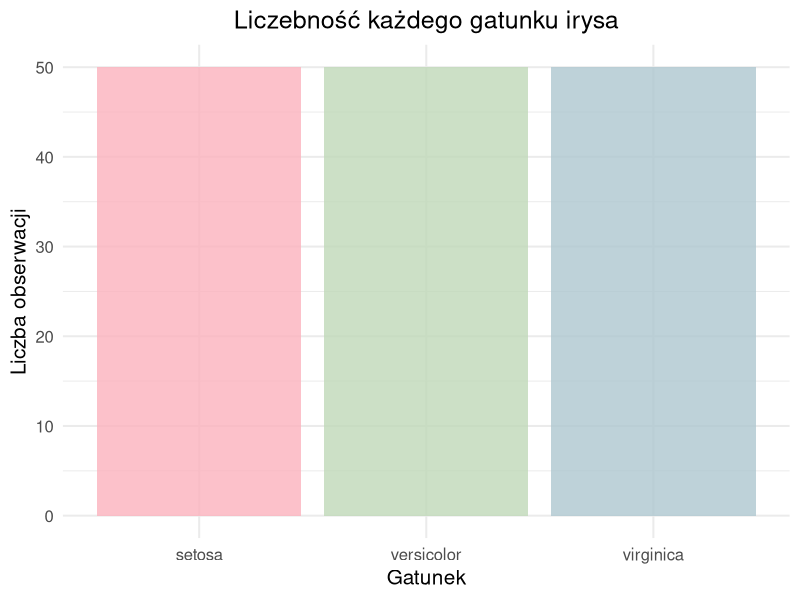
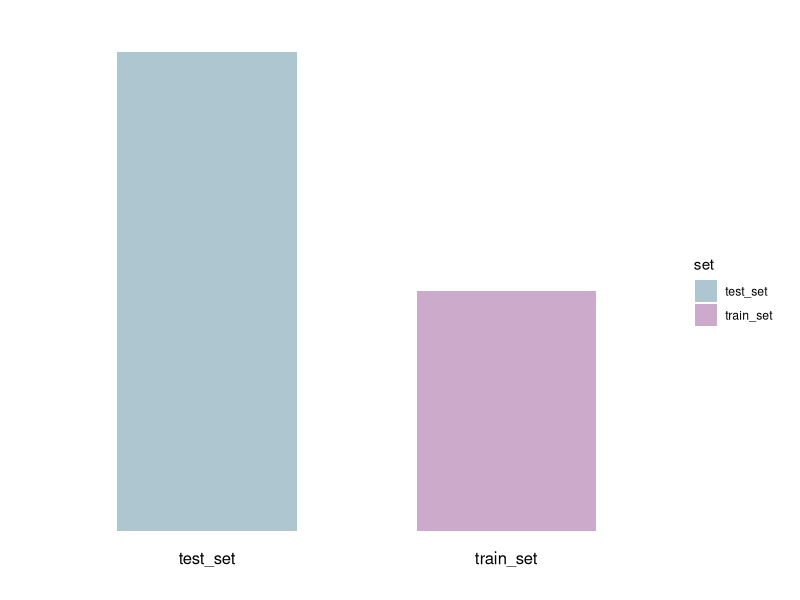
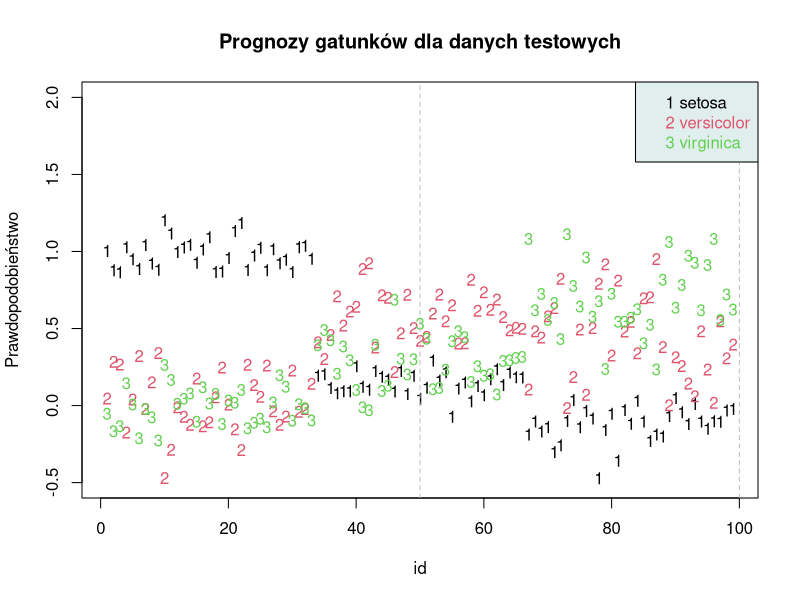
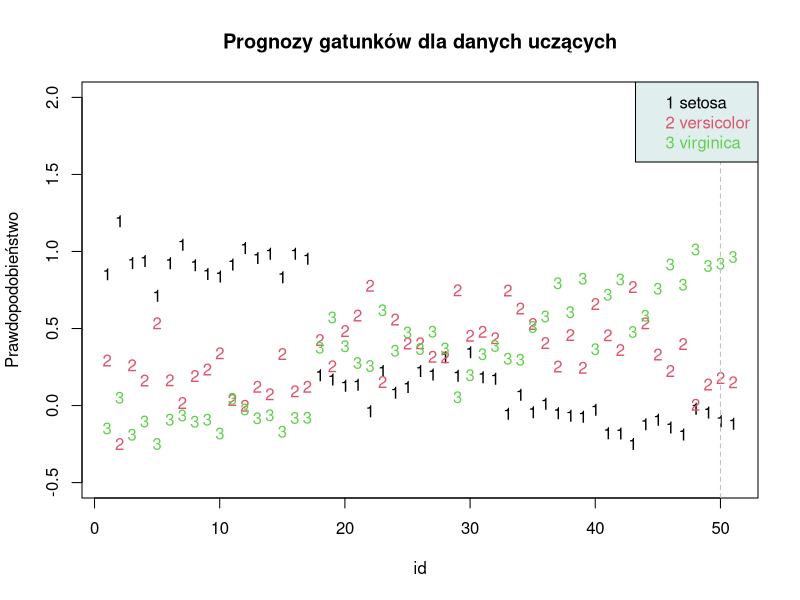
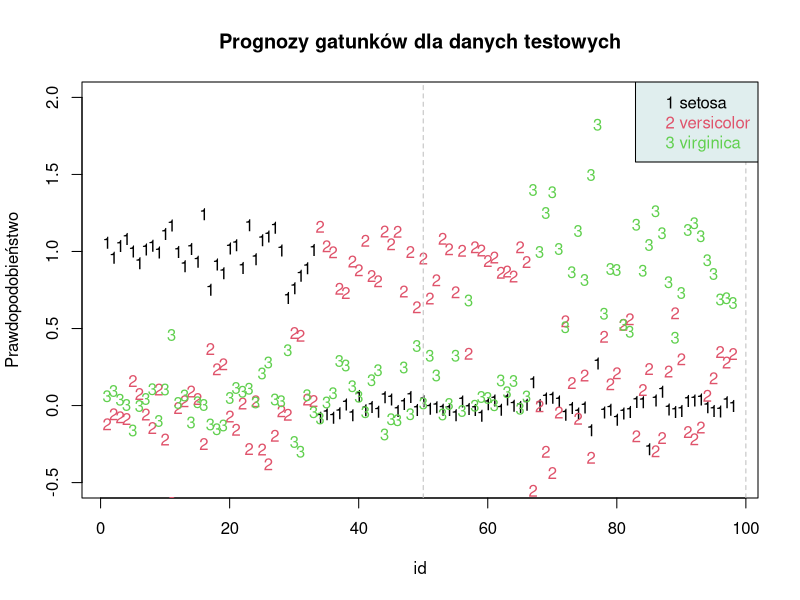
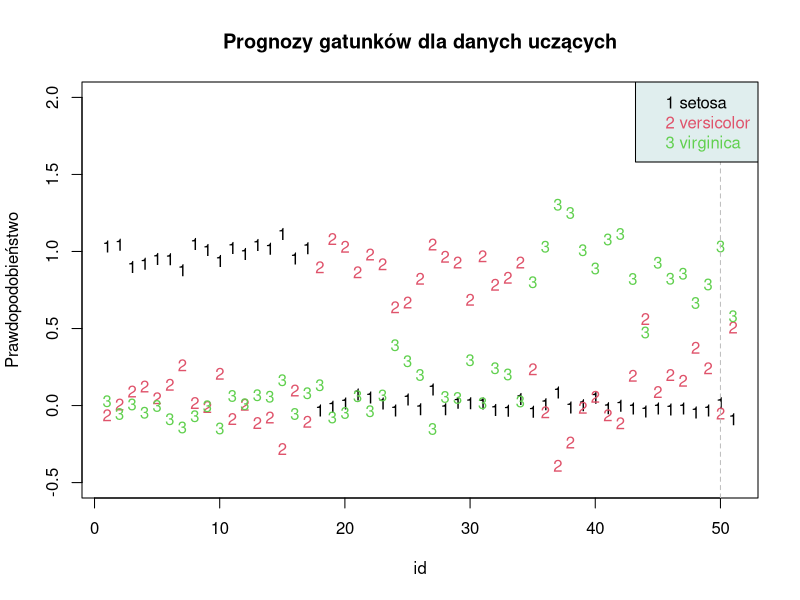

Here is the R script that generated these plots, in order:
## ---- chunk 1
#USTAWIENIA DO PROJEKTU 
### echo = FALSE (Nie wypisuje kodu przy egzekucji programu)
### message = FALSE (Nie wyświetla jakiś powiadomień)
### warning = Flase (Nie wyświetla błędów jak się pojawią)
#---------------------------------------------------------
knitr::opts_chunk$set(echo = FALSE,message = FALSE, warning = FALSE )
knitr::opts_chunk$set(fig.pos = "H", out.extra = "", fig.align = "center")
#---------------------------------------------------------
## ---- chunk 2
# POTRZEBNE BIBLIOTEKI
#---------------------------------------------------------
library(datasets) 
library(knitr)
library(kableExtra)
library(ggplot2)
library(dplyr)
library(patchwork)
#---------------------------------------------------------
## ---- chunk 3
# Pastelowe kolory (HEX)
pblue    <- "#AEC6CF"
pgreen   <- "#BFD8B8"
ppurple  <- "#CBAACB"
porange  <- "#FFD8B1"
pyellow  <- "#FFFACD"
ppink    <- "#FBB1BD"
pgray    <- "#D3D3D3"  # warm gray
pmint    <- "#C1E1C1"  # cool mint

## ---- chunk 4

#WYPISYWANIE PRZYKŁADOWYCH DANYCH ZE ZBIORU IRIS
#---------------------------------------------------------
data(iris)

iris_data <- iris

iris_sample <- iris %>%
  group_by(Species) %>%
  slice(1) %>%    # pierwszy wiersz z każdej grupy
  ungroup()


kable(iris_sample, format = "latex", booktabs = TRUE) %>%
  row_spec(0, background = c(rep("#D0E9F9", 4), "#FFFACD"))  # 0 oznacza wiersz nagłówka
#---------------------------------------------------------

## ---- chunk 5
#OBLCIZANIE ORAZ RYSOWANIE CZĘSTOŚCI WYSTĘPOWANIA POSZCZEGÓLNYCH GATUNKÓW W DANYM ZBIORZE
#---------------------------------------------------------
counts <- iris_data %>%
  count(Species)

ggplot(counts, aes(x = Species, y = n, fill = Species)) +
  geom_bar(stat = "identity", alpha = 0.8) +
  scale_fill_manual(values = c(ppink,pgreen,pblue)) +
  labs(title = "Liczebność każdego gatunku irysa",
       x = "Gatunek",
       y = "Liczba obserwacji") +
  theme_minimal(base_size = 15) +
  theme(
    legend.position = "none",
    plot.title = element_text(hjust = 0.5)  # wyśrodkowanie tytułu
  )
#---------------------------------------------------------
## ---- chunk 6
#USTAWIENIE SEEDU, DO LOSOWANIA DANYCH (NIE ZMIENIAĆ , SPRAWOZDANIE JEST PRZYGOTOWANE POD TEN SEED, I WYNIKI MOGĄ SIĘ ZNACZNIE RÓŻNIC W ZALEŻNOŚCI OD DOBRANEGO SEEDU)
#---------------------------------------------------------
set.seed(123)
#---------------------------------------------------------

#TWORZĘ TRAIN SET Z ZACHOWANIE PROPORCJI
#---------------------------------------------------------
train_set <- iris %>%
  group_by(Species) %>%
  sample_frac(1/3) %>%
  ungroup()
#---------------------------------------------------------

#TWORZĘ TEST SET Z POZOSTAŁYCH DANYCH
#---------------------------------------------------------
test_set <- anti_join(iris, train_set, by = c("Sepal.Length", "Sepal.Width", "Petal.Length", "Petal.Width", "Species"))
#---------------------------------------------------------

## ---- chunk 7

#MINI WYKRES PRZEDSTAWIAJĄCY PROPORCJĘ DANYCH
#---------------------------------------------------------
df <- data.frame(
  set = c("train_set", "test_set"),
  value = c(1, 2)
)

ggplot(df, aes(x = set, y = value,fill = set)) +
  geom_col( width = 0.6) +
  scale_fill_manual(values = c(train_set = ppurple,test_set =pblue)) +
  theme_void() +  # usuwa tło, siatki, osie
  theme(
    axis.text.x = element_text(size = 12, color = "black", vjust = 2),  # podpisy pod słupkami
    plot.margin = margin(20, 20, 20, 20)
  )
#---------------------------------------------------------


## ---- chunk 8
K=3
p = 4
n1= 99
n2 = 51
# X1 - macierz eksperymentu (ang. design matrix) dla danych TESTOWYCH
X1 <- cbind(rep(1,99), test_set[,1:4])
X1 <- as.matrix(X1)

# X2 - macierz eksperymentu (ang. design matrix) dla danych UCZĄCYCH
X2 <- cbind(rep(1,51), train_set[,1:4])
X2 <- as.matrix(X2)

## ---- chunk 9

#DANE TESTOWE
#--------------------------------------------

# etykietki klas (gatunki)
etykietki.klas1 <-  test_set$Species

# inicjalizacja (macierz wypełniona zerami)
Y1 <- matrix(0, nrow=n1, ncol=K)

# konwersja etykietek klas na wartości numeryczne
etykietki.num1 <- as.numeric(etykietki.klas1)

for (k in 1:K)  
  Y1[etykietki.num1==k, k] <- 1

#--------------------------------------------


#DANE UCZĄCE
#--------------------------------------------

# etykietki klas (gatunki)
etykietki.klas2 <-  train_set$Species

# inicjalizacja (macierz wypełniona zerami)
Y2 <- matrix(0, nrow=n2, ncol=K)

# konwersja etykietek klas na wartości numeryczne
etykietki.num2 <- as.numeric(etykietki.klas2)

for (k in 1:K)  
  Y2[etykietki.num2==k, k] <- 1

#--------------------------------------------

## ---- chunk 10

# Macierz estymowanych współczynników 
B.hat1 <- solve(t(X2)%*%X2) %*% t(X2) %*% Y2 # X2 i Y2 są dla danych uczących

## ---- chunk 11

#PROGNOZOWANIE WARTOŚCI
#---------------------------------------------------------
Y.hat1 <- X1%*%B.hat1 #X1 TO DANE TESTOWE

Y.hat2 <- X2%*%B.hat1 #X2 TO DANE UCZĄCE
#---------------------------------------------------------

## ---- chunk 12

#PRZEDSTAWIENIE PRAWDOPODOBIEŃSTW NA WYKRESIE
#---------------------------------------------------------
matplot(Y.hat1, main="Prognozy gatunków dla danych testowych",xlab="id",ylab = "Prawdopodobieństwo", ylim=c(-.5,2))

abline(v=c(50,100), lty=2, col="gray")

legend(x="topright", legend=paste(1:3,levels(train_set$Species)), col=1:3, text.col=1:3, bg="azure2")
#---------------------------------------------------------


## ---- chunk 13

#ZNOWU PRAWDOPODOBIEŃSTWA PRZEDSTAWIONE NA WYKRESIE
#---------------------------------------------------------
matplot(Y.hat2, main="Prognozy gatunków dla danych uczących",xlab="id",ylab = "Prawdopodobieństwo",ylim=c(-.5,2))

abline(v=c(50,100), lty=2, col="gray")

legend(x="topright", legend=paste(1:3,levels(train_set$Species)), col=1:3, text.col=1:3, bg="azure2")
#---------------------------------------------------------

## ---- chunk 14

#SPRAWDZANIE JAKOŚCI MODELU PREDYKCJI
#---------------------------------------------------------
# zapisujemy nazwy kolejnych klas 
klasy1 <- levels(train_set$Species)

# Dla każdego wiersza sprawdzamy, który element wektora Y.hat (1,2 lub 3) jest maksymalny
maks.ind1 <- apply(Y.hat1, 1, FUN=function(x) which.max(x))


# zapisujemy nazwy kolejnych klas 
klasy2 <- levels(train_set$Species)

# Dla każdego wiersza sprawdzamy, który element wektora Y.hat (1,2 lub 3) jest maksymalny
maks.ind2 <- apply(Y.hat2, 1, FUN=function(x) which.max(x))
#---------------------------------------------------------

## ---- chunk 15

#PROGNOZOWANE ETYKIET DLA GRUPY TESTOWEJ ORAZ UCZĄCEJ
#---------------------------------------------------------
# Konwersja na etykietki klas
prognozowane.etykietki1 <- klasy1[maks.ind1]

# Konwersja na etykietki klas
prognozowane.etykietki2 <- klasy2[maks.ind2]
#---------------------------------------------------------

## ---- chunk 16

#PREZENTACJA MACIERZY POMYŁEK DLA TESTOWYCH
#---------------------------------------------------------
rzeczywiste.etykietki1 <- etykietki.klas1

# macierz pomyłek (ang. confusion matrix)
macierz.pomylek1 <- table(rzeczywiste.etykietki1, prognozowane.etykietki1)

kable(macierz.pomylek1)
#---------------------------------------------------------

## ---- chunk 17

#MACIERZ POMYŁEK DLA UCZĄCYCH
#---------------------------------------------------------
rzeczywiste.etykietki2 <- etykietki.klas2

# macierz pomyłek (ang. confusion matrix)
macierz.pomylek2 <- table(rzeczywiste.etykietki2, prognozowane.etykietki2)

kable(macierz.pomylek2)
#---------------------------------------------------------

## ---- chunk 18

#DOKŁADNOŚĆ KLASYFIKACJI 
#---------------------------------------------------------
# Oblicz dokładność
accuracy <- sum(diag(macierz.pomylek1)) / n1

# Zamień na data.frame z nazwą kolumny
accuracy_df <- data.frame(Dokładność = accuracy)

kable(accuracy_df)
#---------------------------------------------------------

## ---- chunk 19

#DOKŁADNOŚĆ KLASYFIKACJI
#---------------------------------------------------------
# Oblicz dokładność
accuracy <- sum(diag(macierz.pomylek2)) / n2

# Zamień na data.frame z nazwą kolumny
accuracy_df <- data.frame(Dokładność = accuracy)

kable(accuracy_df)
#---------------------------------------------------------

## ---- chunk 20

#PRZYGOTOWANIE DANYCH
#---------------------------------------------------------
#DEFINICJA NOWYCH DANYCH 
new_iris <- iris

#ZMIANA NAZW
names(new_iris) <- c("SL","SW","PL","PW","Spec")

#DODANIE NOWYCH ZMIENNYCH (WPROWADZENIE DRUGIEGO WYMIARU)
new_iris<- transform(new_iris, SL.SW=SL*SW,  PL.PW=PL*PW, PL.SL=PL*SL, PL.SW=PL*SW, PW.SW=PW*SW, PW.SL=PW*SL, PL2=PL*PL, PW2=PW*PW, SL2=SL*SL, SW2=SW*SW)
#---------------------------------------------------------

## ---- chunk 21
#PRZYGOTWANIE ZBIÓR UCZĄCEGO I TESTOWEGO
#---------------------------------------------------------
#TUTAJ TO DAJE NAM, ŻE MAMY PROPOCJE KLAS ZACHOWANE
train_set <- new_iris %>%
  group_by(Spec) %>%
  sample_frac(1/3) %>%
  ungroup()

test_set <- anti_join(new_iris, train_set, by = colnames(new_iris))
#---------------------------------------------------------

## ---- chunk 22
#TWORZENIE MACIERZY ZE STAŁĄ REGRESJI LINIOWEJ, ABY STWORZYĆ MODEL
#---------------------------------------------------------
K=3
p = 14
n1= nrow(test_set)
n2 = nrow(train_set)
# X1 - macierz eksperymentu (ang. design matrix) dla danych TESTOWYCH
X1 <- cbind(rep(1,n1), test_set[,1:14][,-5])
X1 <- as.matrix(X1)

# X2 - macierz eksperymentu (ang. design matrix) dla danych UCZĄCYCH
X2 <- cbind(rep(1,n2), train_set[,1:14][,-5])
X2 <- as.matrix(X2)
#---------------------------------------------------------

## ---- chunk 23

#DANE TESTOWE
#--------------------------------------------

# etykietki klas (gatunki)
etykietki.klas1 <-  test_set$Spec

# inicjalizacja (macierz wypełniona zerami)
Y1 <- matrix(0, nrow=n1, ncol=K)

# konwersja etykietek klas na wartości numeryczne
etykietki.num1 <- as.numeric(etykietki.klas1)

for (k in 1:K)  
  Y1[etykietki.num1==k, k] <- 1

#--------------------------------------------

#DANE UCZĄCE
#--------------------------------------------

# etykietki klas (gatunki)
etykietki.klas2 <-  train_set$Spec

# inicjalizacja (macierz wypełniona zerami)
Y2 <- matrix(0, nrow=n2, ncol=K)

# konwersja etykietek klas na wartości numeryczne
etykietki.num2 <- as.numeric(etykietki.klas2)

for (k in 1:K)  
  Y2[etykietki.num2==k, k] <- 1

#--------------------------------------------

## ---- chunk 24

# Macierz estymowanych współczynników 
B.hat1 <- solve(t(X2)%*%X2) %*% t(X2) %*% Y2 # X2 i Y2 są dla danych uczących

## ---- chunk 25

Y.hat1 <- X1%*%B.hat1 #X1 TO DANE TESTOWE

Y.hat2 <- X2%*%B.hat1 #X2 TO DANE UCZĄCE

## ---- chunk 26

matplot(Y.hat1, main="Prognozy gatunków dla danych testowych",xlab="id", ylab = "Prawdopodobieństwo",ylim=c(-.5,2))

abline(v=c(50,100), lty=2, col="gray")

legend(x="topright", legend=paste(1:3,levels(train_set$Spec)), col=1:3, text.col=1:3, bg="azure2")


## ---- chunk 27

matplot(Y.hat2, main="Prognozy gatunków dla danych uczących",xlab="id",ylab = "Prawdopodobieństwo",ylim=c(-.5,2))

abline(v=c(50,100), lty=2, col="gray")

legend(x="topright", legend=paste(1:3,levels(train_set$Spec)), col=1:3, text.col=1:3, bg="azure2")

## ---- chunk 28

# zapisujemy nazwy kolejnych klas 
klasy1 <- levels(train_set$Spec)

# Dla każdego wiersza sprawdzamy, który element wektora Y.hat (1,2 lub 3) jest maksymalny
maks.ind1 <- apply(Y.hat1, 1, FUN=function(x) which.max(x))


# zapisujemy nazwy kolejnych klas 
klasy2 <- levels(train_set$Spec)

# Dla każdego wiersza sprawdzamy, który element wektora Y.hat (1,2 lub 3) jest maksymalny
maks.ind2 <- apply(Y.hat2, 1, FUN=function(x) which.max(x))

## ---- chunk 29

# Konwersja na etykietki klas
prognozowane.etykietki1 <- klasy1[maks.ind1]

# Konwersja na etykietki klas
prognozowane.etykietki2 <- klasy2[maks.ind2]

## ---- chunk 30

rzeczywiste.etykietki1 <- etykietki.klas1

# macierz pomyłek (ang. confusion matrix)
macierz.pomylek1 <- table(rzeczywiste.etykietki1, prognozowane.etykietki1)
kable(macierz.pomylek1)

## ---- chunk 31

rzeczywiste.etykietki2 <- etykietki.klas2

# macierz pomyłek (ang. confusion matrix)
macierz.pomylek2 <- table(rzeczywiste.etykietki2, prognozowane.etykietki2)
kable(macierz.pomylek2)

## ---- chunk 32

# Oblicz dokładność
accuracy <- sum(diag(macierz.pomylek1)) / n1

# Zamień na data.frame z nazwą kolumny
accuracy_df <- data.frame(Dokładność = accuracy)

kable(accuracy_df)

## ---- chunk 33

# Oblicz dokładność
accuracy <- sum(diag(macierz.pomylek2)) / n2

# Zamień na data.frame z nazwą kolumny
accuracy_df <- data.frame(Dokładność = accuracy)

kable(accuracy_df)
